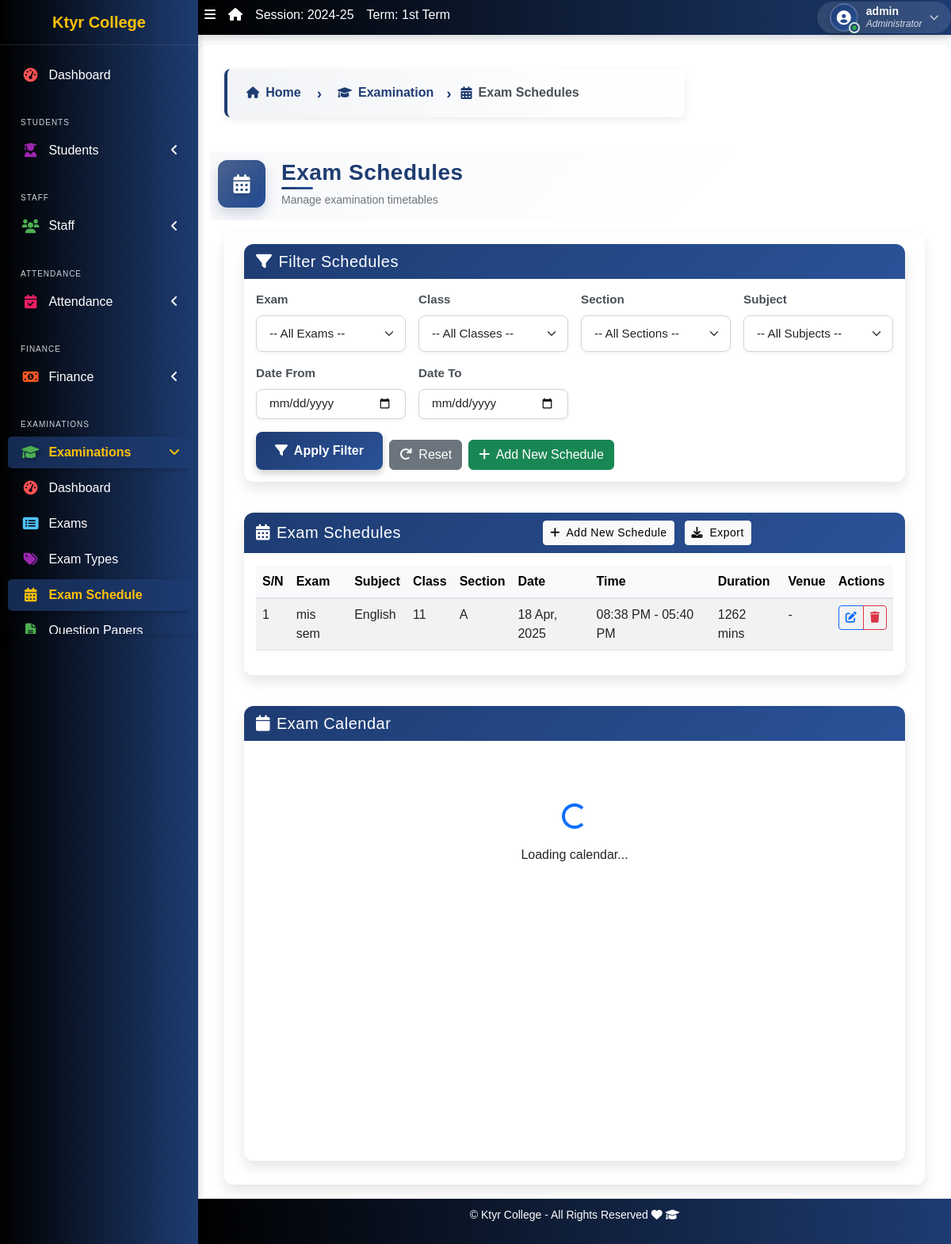
Before: /exams/schedules/ (signed in) with the older database file.
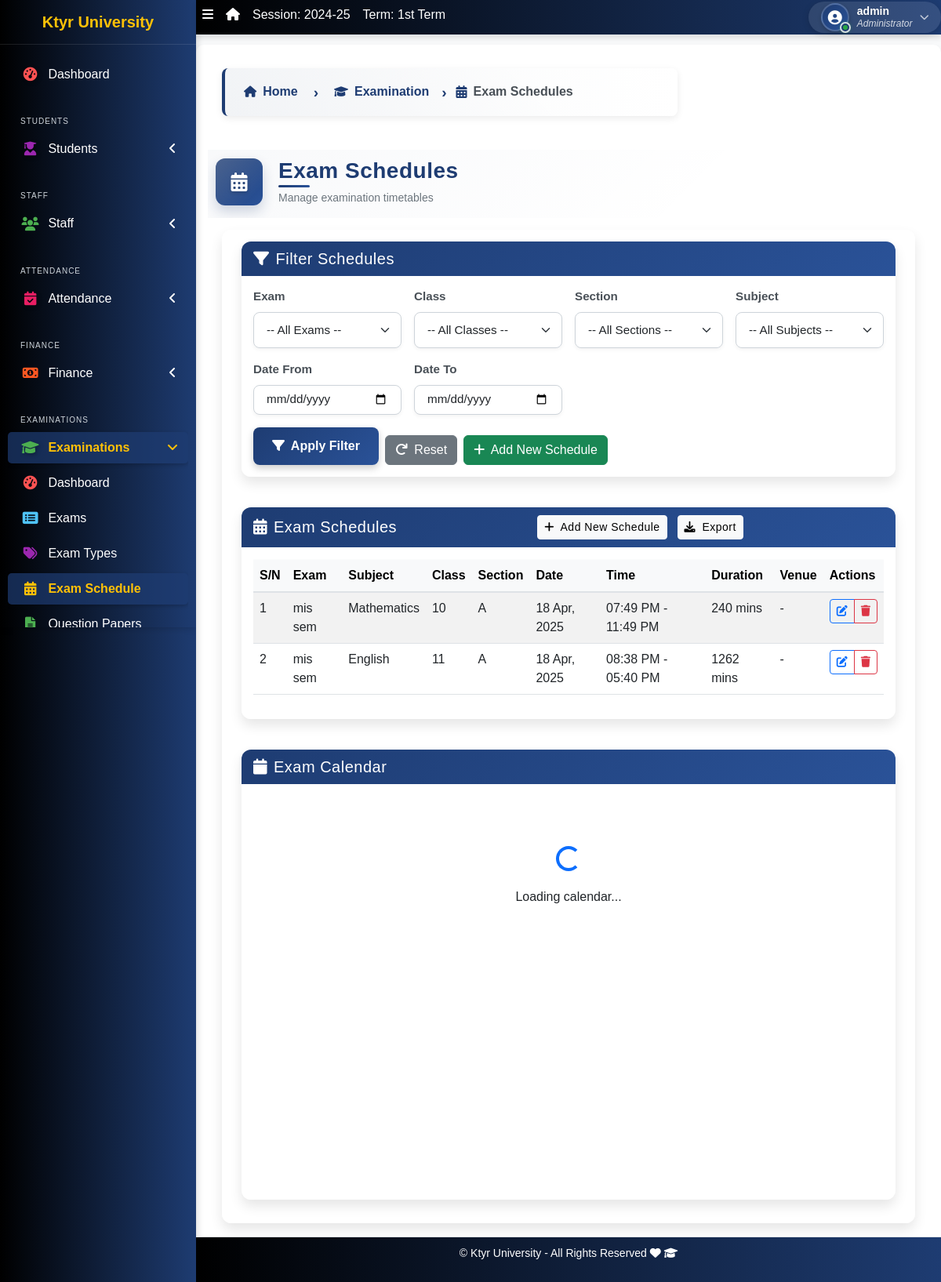
After: the same page with the newer database file.
### apps/corecode/models.py (models this page shows, shortened)
class CollegeProfile(models.Model):
    college_name = models.CharField(max_length=255)
    college_address = models.TextField()
    college_email = models.EmailField()
    college_phone = models.CharField(max_length=15)
    college_logo = models.ImageField(upload_to='college_logos/', blank=True, null=True)
    established_year = models.PositiveIntegerField()
    principal_name = models.CharField(max_length=255)
    college_type = models.CharField(max_length=50, choices=[
        ('Government', 'Government'),
        ('Private', 'Private'),
        ('Semi-Government', 'Semi-Government'),
    ])
    admin_email = models.EmailField()
    admin_contact = models.CharField(max_length=15)
    facebook_link = models.URLField(blank=True, null=True)
    twitter_link = models.URLField(blank=True, null=True)
    linkedin_link = models.URLField(blank=True, null=True)

class Subject(models.Model):
    name = models.CharField(max_length=200, unique=True)
    class Meta:
        ordering = ["name"]
    def __str__(self):
        return self.name

class StudentClass(models.Model):
    name = models.CharField(max_length=200, unique=True)
    class Meta:
        verbose_name = "Class"
        verbose_name_plural = "Classes"
        ordering = ["name"]
    def __str__(self):
        return self.name

### apps/exams/models.py (models this page shows, shortened)
class ExamSchedule(models.Model):
    exam = models.ForeignKey(Exam, on_delete=models.CASCADE, related_name='schedules')
    subject = models.ForeignKey(Subject, on_delete=models.CASCADE)
    student_class = models.ForeignKey(StudentClass, on_delete=models.CASCADE)
    section = models.CharField(max_length=10, blank=True, null=True)
    date = models.DateField()
    start_time = models.TimeField()
    end_time = models.TimeField()
    duration_minutes = models.PositiveIntegerField()
    venue = models.CharField(max_length=200, blank=True, null=True)
    created_at = models.DateTimeField(auto_now_add=True)
    updated_at = models.DateTimeField(auto_now=True)
    class Meta:
        ordering = ['date', 'start_time']
        unique_together = ['exam', 'subject', 'student_class', 'section', 'date']

class Exam(models.Model):
    STATUS_CHOICES = [
        ('pending', 'Pending'),
        ('ongoing', 'Ongoing'),
        ('completed', 'Completed'),
        ('cancelled', 'Cancelled'),
    ]
    name = models.CharField(max_length=200)
    exam_type = models.ForeignKey(ExamType, on_delete=models.CASCADE)
    session = models.ForeignKey(AcademicSession, on_delete=models.CASCADE)
    term = models.ForeignKey(AcademicTerm, on_delete=models.CASCADE)
    start_date = models.DateField()
    end_date = models.DateField()
    status = models.CharField(max_length=20, choices=STATUS_CHOICES, default='pending')
    description = models.TextField(blank=True, null=True)
    created_at = models.DateTimeField(auto_now_add=True)
    updated_at = models.DateTimeField(auto_now=True)
    class Meta:
        ordering = ['-start_date']
    def __str__(self):
        return f"{self.name} - {self.session} {self.term}"

### apps/exams/views.py (the view)
# urls.py: path('schedules/', views.ExamScheduleListView.as_view(), name='exam_schedule_list'),
class ExamScheduleListView(LoginRequiredMixin, ListView):
    model = ExamSchedule
    template_name = 'exams/exam_schedule_list.html'
    context_object_name = 'schedules'
    def get_queryset(self):
        queryset = super().get_queryset()
        form = ExamScheduleFilterForm(self.request.GET)
        if form.is_valid():
            if form.cleaned_data.get('exam'):
                queryset = queryset.filter(exam=form.cleaned_data['exam'])
            if form.cleaned_data.get('student_class'):
                queryset = queryset.filter(student_class=form.cleaned_data['student_class'])
            if form.cleaned_data.get('subject'):
                queryset = queryset.filter(subject=form.cleaned_data['subject'])
            if form.cleaned_data.get('date_from'):
                queryset = queryset.filter(date__gte=form.cleaned_data['date_from'])
            if form.cleaned_data.get('date_to'):
                queryset = queryset.filter(date__lte=form.cleaned_data['date_to'])
        return queryset.order_by('date', 'start_time')
    def get_context_data(self, **kwargs):
        context = super().get_context_data(**kwargs)
        context['filter_form'] = ExamScheduleFilterForm(self.request.GET)
        return context

### apps/exams/forms.py
class ExamScheduleFilterForm(forms.Form):
    exam = forms.ModelChoiceField(
        queryset=Exam.objects.all(),
        required=False,
        empty_label="-- All Exams --"
    )
    student_class = forms.ModelChoiceField(
        queryset=StudentClass.objects.all(),
        required=False,
        empty_label="-- All Classes --"
    )
    subject = forms.ModelChoiceField(
        queryset=Subject.objects.all(),
        required=False,
        empty_label="-- All Subjects --"
    )
    date_from = forms.DateField(
        required=False,
        widget=forms.DateInput(attrs={'type': 'date'})
    )
    date_to = forms.DateField(
        required=False,
        widget=forms.DateInput(attrs={'type': 'date'})
    )

### apps/corecode/context_processors.py (called while the page is built)
def site_defaults(request):
    current_session = AcademicSession.objects.get(current=True)
    current_term = AcademicTerm.objects.get(current=True)
    vals = SiteConfig.objects.all()
    contexts = {
        "current_session": current_session.name,
        "current_term": current_term.name,
    }
    for val in vals:
        contexts[val.key] = val.value
    return contexts

### apps/corecode/models.py (called while the page is built)
    def __str__(self):
        return self.name

    def __str__(self):
        return self.name

### apps/exams/templates/exams/exam_schedule_list.html (shortened to what the changed rows need)
{% extends 'base.html' %}
{% load static %}
{% load widget_tweaks %}
{% block title %}Exam Schedules{% endblock title %}
{% block content %}
<div class="container-fluid exams-container">
  <div class="row">
    <div class="col-md-12">
      <div class="card shadow-sm border-0 rounded-3">
        <div class="card-body">
          <div class="table-responsive">
            <table class="table table-hover table-striped" id="scheduleTable">
              <thead class="table-light">
                <tr>
                  <th>S/N</th>
                  <th>Exam</th>
                  <th>Subject</th>
                  <th>Class</th>
                  <th>Section</th>
                  <th>Date</th>
                  <th>Time</th>
                  <th>Duration</th>
                  <th>Venue</th>
                  <th>Actions</th>
                </tr>
              </thead>
              <tbody>
                {% for schedule in schedules %}
                <tr>
                  <td>{{ forloop.counter }}</td>
                  <td>{{ schedule.exam.name }}</td>
                  <td>{{ schedule.subject.name }}</td>
                  <td>{{ schedule.student_class.name }}</td>
                  <td>{{ schedule.section|default:"-" }}</td>
                  <td>{{ schedule.date|date:"d M, Y" }}</td>
                  <td>{{ schedule.start_time|time:"h:i A" }} - {{ schedule.end_time|time:"h:i A" }}</td>
                  <td>{{ schedule.duration_minutes }} mins</td>
                  <td>{{ schedule.venue|default:"-" }}</td>
                  <td>
                    <div class="btn-group" role="group">
                      <a href="{% url 'exams:exam_schedule_update' schedule.id %}" class="btn btn-sm btn-outline-primary">
                        <i class="fas fa-edit"></i>
                      </a>
                      <a href="{% url 'exams:exam_schedule_delete' schedule.id %}" class="btn btn-sm btn-outline-danger">
                        <i class="fas fa-trash"></i>
                      </a>
                    </div>
                  </td>
                </tr>
                {% endfor %}
              </tbody>
            </table>
          </div>
        </div>
      </div>
    </div>
  </div>
</div>
{% endblock content %}

### templates/base.html (shortened to what the changed rows need)
{% load static %}
<!DOCTYPE html>
<html lang="en">
<head>
  <link rel="stylesheet" href="{% static 'dist/css/preload.css' %}">
  <link rel="stylesheet" href="{% static 'plugins/fontawesome-free/css/all.min.css' %}">
  <link rel="stylesheet" href="{% static 'plugins/toastr/toastr.min.css' %}">
<link rel="stylesheet" href="https://cdn.jsdelivr.net/npm/bootstrap-icons/font/bootstrap-icons.css">
    <link rel="stylesheet" href="https://cdnjs.cloudflare.com/ajax/libs/font-awesome/6.5.0/css/all.min.css">
  <link rel="stylesheet"
    href="{% static 'plugins/overlayScrollbars/css/OverlayScrollbars.min.css' %}">
  <link rel="stylesheet" href="{% static 'plugins/Datatables/datatables.min.css' %}" />
  <link rel="stylesheet" href="{% static 'dist/css/adminlte.min.css' %}">
  <link rel="stylesheet" href="https://cdnjs.cloudflare.com/ajax/libs/font-awesome/6.0.0-beta3/css/all.min.css">
  <link rel="stylesheet" href="https://cdn.jsdelivr.net/npm/bootstrap@5.3.0/dist/css/bootstrap.min.css">
  <link rel="stylesheet" href="{% static 'dist/css/style.css' %}">
  <link rel="stylesheet" href="{% static 'dist/css/sidebar-fix.css' %}">
</head>
<body class="hold-transition sidebar-mini layout-fixed layout-navbar-fixed layout-footer-fixed">
  <div class="wrapper">
    <aside class="main-sidebar sidebar-dark-primary">
      <a href="{% url 'home' %}" class="brand-link">{{ profile.college_name | default:"MySchool" }}</a>
<div class="sidebar">
  <nav class="mt-2">
  </nav>
</div>
    </aside>
    <div class="content-wrapper">
      <div class="page-title-section">
        <div class="container-fluid">
          <div class="row align-items-center">
            <div class="col-md-8">
              <div class="page-title-container">
                <div class="page-title-content">
                  <h1 class="page-title">{% block title %}{% endblock title %}</h1>
                </div>
              </div>
            </div>
          </div>
        </div>
      </div>
      <section class="content">
        <div class="container-fluid">
          <div class="row">
            <div class="col-md-12">
              {% block fullcard %}
              <div class="card">
                <div class="card-body">
                  <div class="row">
                    <div class="col">
                      {% block content %}
                      {% endblock content %}
                    </div>
                  </div>
                </div>
              </div>
              {% endblock fullcard %}
            </div>
          </div>
        </div>
      </section>
    </div>
    <footer class="main-footer">
      <p>&copy; {{ profile.college_name | default:"MySchool" }} - All Rights Reserved
      <i class="fas fa-heart"></i>
      <i class="fas fa-graduation-cap"></i></p>
    </footer>
  </div>
</body>
</html>

Changed rows visible on the page:
changed CollegeProfile: college_name "Ktyr College" → "Ktyr University"
added ExamSchedule: exam.name "mis sem", subject.name "Mathematics", student_class.name "10", section "A", date "18 Apr, 2025", start_time "07:49 PM", end_time "11:49 PM", duration_minutes "240", venue "-"
